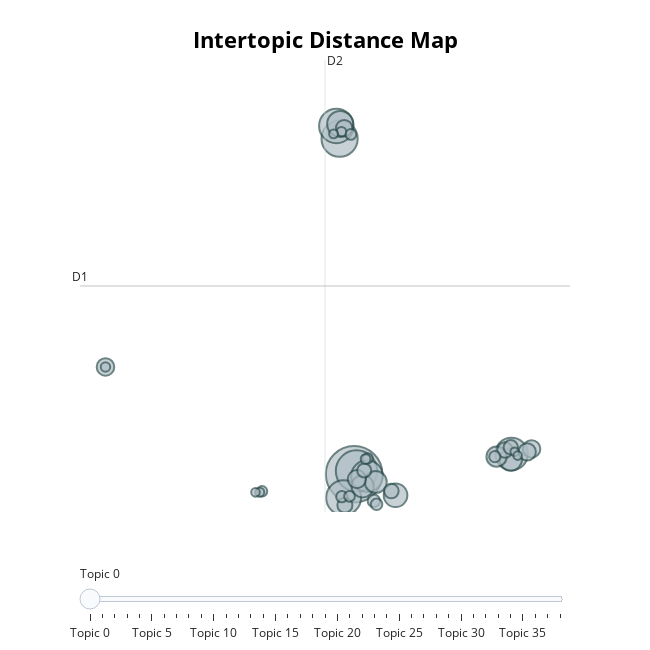

The notebook cell saved with this chart:
### Code cell
bert_topic_model2.reduce_topics(bert_text_list, nr_topics=40)
bert_topic_model2.visualize_topics()

### Figure 1 — Plotly figure (JSON) as saved in the notebook; plotly's stock layout.template omitted (floating-point values rounded to 4 significant figures)
{"data": [{"customdata": [[0, "market | ai | data | intelligence | global", 2235], [1, "health | ai | clinical | care | medical", 1193], [2, "rawpixel | jpeg | px 300 | px | 300", 913], [3, "price | share price | share | stock | stocks", 849], [4, "gpt | chat | chat gpt | ai | microsoft", 832], [5, "ai | intelligence | security | artificial | artificial intelligence", 745], [6, "nvidia | ai | edge | amd | us", 700], [7, "ai | image | video | images | art", 471], [8, "india | ai | news | dh | indian", 390], [9, "students | education | ai | school | gpt", 351], [10, "china | ai | chinese | baidu | us", 347], [11, "energy | ai | data | water | power", 337], [12, "legal | ai | law | court | open", 286], [13, "insurance | quotes | drivers | driving | ai", 234], [14, "sports | nfl | home | ai | game", 215], [15, "altman | open ai | open | sam | sam altman", 214], [16, "musk | elon | elon musk | ai | open", 211], [17, "music | ai | song | beatles | artists", 193], [18, "air | radio | air playing | playing | npr", 169], [19, "gold | sie | ai | 100 | company", 158], [20, "uae | saudi | press | dubai | global", 149], [21, "eu | ai | act | european | ai act", 145], [22, "apple | iphone | ai | os | new", 139], [23, "retail | ai | shopping | retailers | ecommerce", 108], [24, "food | ai | beer | restaurant | kitchen", 93], [25, "philanthropic | foundation | community | republic | communities", 89], [26, "actors | strike | sag | ai | aftra", 89], [27, "traded | btc | dollar | dollar trades | trades", 81], [28, "game | games | gaming | ai | np cs", 81], [29, "samsung | galaxy | ai | galaxy ai | galaxy 24", 75], [30, "salary | data scientist | scientist | compensation | data", 75], [31, "data | science | data science | course | certificate", 67], [32, "ai | sydney morning | sydney | party ad | rd party ad", 63], [33, "kev | da | ai | ana | fou", 63], [34, "best | zdnet | smart | tvs | gaming", 58], [35, "bahamas | art | bahamas ai | bahamas ai art | ai art", 56], [36, "lg | tv | menu toggle | toggle | menu", 52], [37, "church | gloo | pope | sermon | francis", 51], [38, "california | bill | ai | state | newsom", 51]], "hovertemplate": "<b>Topic %{customdata[0]}</b><br>%{customdata[1]}<br>Size: %{customdata[2]}", "legendgroup": "", "marker": {"color": "#B0BEC5", "line": {"color": "DarkSlateGrey", "width": 2}, "size": [2235, 1193, 913, 849, 832, 745, 700, 471, 390, 351, 347, 337, 286, 234, 215, 214, 211, 193, 169, 158, 149, 145, 139, 108, 93, 89, 89, 81, 81, 75, 75, 67, 63, 63, 58, 56, 52, 51, 51], "sizemode": "area", "sizeref": 1.397, "symbol": "circle"}, "mode": "markers", "name": "", "orientation": "v", "showlegend": false, "type": "scatter", "x": [3.978, 4.096, 3.244, 3.446, 3.08, 11.92, 4.628, 3.272, 6.067, 11.88, 4.406, 5.068, 11.17, 4.118, -8.571, 12.93, 12.71, 3.477, 11.59, 3.511, 5.856, 11.88, 4.487, 4.973, 5.109, 3.355, 11.08, 3.745, 3.812, -0.6699, 4.66, 4.557, -8.572, 3.338, -0.7882, 2.94, -1.002, 12.08, 12.23], "xaxis": "x", "y": [3.986, 4.162, 21.57, 2.759, 22.23, 5.044, 3.894, 22.34, 2.89, 4.757, 3.358, 3.583, 4.91, 3.736, 9.609, 5.317, 5.162, 22.11, 5.263, 2.367, 3.11, 5.399, 4.185, 2.598, 2.414, 2.814, 4.91, 2.836, 21.79, 3.098, 4.819, 4.786, 9.609, 21.93, 3.045, 21.82, 3.041, 5.169, 4.965], "yaxis": "y"}], "layout": {"annotations": [{"showarrow": false, "text": "D1", "x": -9.858, "y": 13.85, "yshift": 10}, {"showarrow": false, "text": "D2", "x": 2.507, "xshift": 10, "y": 25.69}], "height": 650, "hoverlabel": {"bgcolor": "white", "font": {"family": "Rockwell", "size": 16}}, "legend": {"itemsizing": "constant", "tracegroupgap": 0}, "margin": {"t": 60}, "shapes": [{"line": {"color": "#CFD8DC", "width": 2}, "type": "line", "x0": 2.507, "x1": 2.507, "y0": 2.012, "y1": 25.69}, {"line": {"color": "#9E9E9E", "width": 2}, "type": "line", "x0": -9.858, "x1": 14.87, "y0": 13.85, "y1": 13.85}], "sliders": [{"active": 0, "pad": {"t": 50}, "steps": [{"args": [{"marker.color": [["red", "#B0BEC5", "#B0BEC5", "#B0BEC5", "#B0BEC5", "#B0BEC5", "#B0BEC5", "#B0BEC5", "#B0BEC5", "#B0BEC5", "#B0BEC5", "#B0BEC5", "#B0BEC5", "#B0BEC5", "#B0BEC5", "#B0BEC5", "#B0BEC5", "#B0BEC5", "#B0BEC5", "#B0BEC5", "#B0BEC5", "#B0BEC5", "#B0BEC5", "#B0BEC5", "#B0BEC5", "#B0BEC5", "#B0BEC5", "#B0BEC5", "#B0BEC5", "#B0BEC5", "#B0BEC5", "#B0BEC5", "#B0BEC5", "#B0BEC5", "#B0BEC5", "#B0BEC5", "#B0BEC5", "#B0BEC5", "#B0BEC5"]]}], "label": "Topic 0", "method": "update"}, {"args": [{"marker.color": [["#B0BEC5", "red", "#B0BEC5", "#B0BEC5", "#B0BEC5", "#B0BEC5", "#B0BEC5", "#B0BEC5", "#B0BEC5", "#B0BEC5", "#B0BEC5", "#B0BEC5", "#B0BEC5", "#B0BEC5", "#B0BEC5", "#B0BEC5", "#B0BEC5", "#B0BEC5", "#B0BEC5", "#B0BEC5", "#B0BEC5", "#B0BEC5", "#B0BEC5", "#B0BEC5", "#B0BEC5", "#B0BEC5", "#B0BEC5", "#B0BEC5", "#B0BEC5", "#B0BEC5", "#B0BEC5", "#B0BEC5", "#B0BEC5", "#B0BEC5", "#B0BEC5", "#B0BEC5", "#B0BEC5", "#B0BEC5", "#B0BEC5"]]}], "label": "Topic 1", "method": "update"}, {"args": [{"marker.color": [["#B0BEC5", "#B0BEC5", "red", "#B0BEC5", "#B0BEC5", "#B0BEC5", "#B0BEC5", "#B0BEC5", "#B0BEC5", "#B0BEC5", "#B0BEC5", "#B0BEC5", "#B0BEC5", "#B0BEC5", "#B0BEC5", "#B0BEC5", "#B0BEC5", "#B0BEC5", "#B0BEC5", "#B0BEC5", "#B0BEC5", "#B0BEC5", "#B0BEC5", "#B0BEC5", "#B0BEC5", "#B0BEC5", "#B0BEC5", "#B0BEC5", "#B0BEC5", "#B0BEC5", "#B0BEC5", "#B0BEC5", "#B0BEC5", "#B0BEC5", "#B0BEC5", "#B0BEC5", "#B0BEC5", "#B0BEC5", "#B0BEC5"]]}], "label": "Topic 2", "method": "update"}, {"args": [{"marker.color": [["#B0BEC5", "#B0BEC5", "#B0BEC5", "red", "#B0BEC5", "#B0BEC5", "#B0BEC5", "#B0BEC5", "#B0BEC5", "#B0BEC5", "#B0BEC5", "#B0BEC5", "#B0BEC5", "#B0BEC5", "#B0BEC5", "#B0BEC5", "#B0BEC5", "#B0BEC5", "#B0BEC5", "#B0BEC5", "#B0BEC5", "#B0BEC5", "#B0BEC5", "#B0BEC5", "#B0BEC5", "#B0BEC5", "#B0BEC5", "#B0BEC5", "#B0BEC5", "#B0BEC5", "#B0BEC5", "#B0BEC5", "#B0BEC5", "#B0BEC5", "#B0BEC5", "#B0BEC5", "#B0BEC5", "#B0BEC5", "#B0BEC5"]]}], "label": "Topic 3", "method": "update"}, {"args": [{"marker.color": [["#B0BEC5", "#B0BEC5", "#B0BEC5", "#B0BEC5", "red", "#B0BEC5", "#B0BEC5", "#B0BEC5", "#B0BEC5", "#B0BEC5", "#B0BEC5", "#B0BEC5", "#B0BEC5", "#B0BEC5", "#B0BEC5", "#B0BEC5", "#B0BEC5", "#B0BEC5", "#B0BEC5", "#B0BEC5", "#B0BEC5", "#B0BEC5", "#B0BEC5", "#B0BEC5", "#B0BEC5", "#B0BEC5", "#B0BEC5", "#B0BEC5", "#B0BEC5", "#B0BEC5", "#B0BEC5", "#B0BEC5", "#B0BEC5", "#B0BEC5", "#B0BEC5", "#B0BEC5", "#B0BEC5", "#B0BEC5", "#B0BEC5"]]}], "label": "Topic 4", "method": "update"}, {"args": [{"marker.color": [["#B0BEC5", "#B0BEC5", "#B0BEC5", "#B0BEC5", "#B0BEC5", "red", "#B0BEC5", "#B0BEC5", "#B0BEC5", "#B0BEC5", "#B0BEC5", "#B0BEC5", "#B0BEC5", "#B0BEC5", "#B0BEC5", "#B0BEC5", "#B0BEC5", "#B0BEC5", "#B0BEC5", "#B0BEC5", "#B0BEC5", "#B0BEC5", "#B0BEC5", "#B0BEC5", "#B0BEC5", "#B0BEC5", "#B0BEC5", "#B0BEC5", "#B0BEC5", "#B0BEC5", "#B0BEC5", "#B0BEC5", "#B0BEC5", "#B0BEC5", "#B0BEC5", "#B0BEC5", "#B0BEC5", "#B0BEC5", "#B0BEC5"]]}], "label": "Topic 5", "method": "update"}, {"args": [{"marker.color": [["#B0BEC5", "#B0BEC5", "#B0BEC5", "#B0BEC5", "#B0BEC5", "#B0BEC5", "red", "#B0BEC5", "#B0BEC5", "#B0BEC5", "#B0BEC5", "#B0BEC5", "#B0BEC5", "#B0BEC5", "#B0BEC5", "#B0BEC5", "#B0BEC5", "#B0BEC5", "#B0BEC5", "#B0BEC5", "#B0BEC5", "#B0BEC5", "#B0BEC5", "#B0BEC5", "#B0BEC5", "#B0BEC5", "#B0BEC5", "#B0BEC5", "#B0BEC5", "#B0BEC5", "#B0BEC5", "#B0BEC5", "#B0BEC5", "#B0BEC5", "#B0BEC5", "#B0BEC5", "#B0BEC5", "#B0BEC5", "#B0BEC5"]]}], "label": "Topic 6", "method": "update"}, {"args": [{"marker.color": [["#B0BEC5", "#B0BEC5", "#B0BEC5", "#B0BEC5", "#B0BEC5", "#B0BEC5", "#B0BEC5", "red", "#B0BEC5", "#B0BEC5", "#B0BEC5", "#B0BEC5", "#B0BEC5", "#B0BEC5", "#B0BEC5", "#B0BEC5", "#B0BEC5", "#B0BEC5", "#B0BEC5", "#B0BEC5", "#B0BEC5", "#B0BEC5", "#B0BEC5", "#B0BEC5", "#B0BEC5", "#B0BEC5", "#B0BEC5", "#B0BEC5", "#B0BEC5", "#B0BEC5", "#B0BEC5", "#B0BEC5", "#B0BEC5", "#B0BEC5", "#B0BEC5", "#B0BEC5", "#B0BEC5", "#B0BEC5", "#B0BEC5"]]}], "label": "Topic 7", "method": "update"}, {"args": [{"marker.color": [["#B0BEC5", "#B0BEC5", "#B0BEC5", "#B0BEC5", "#B0BEC5", "#B0BEC5", "#B0BEC5", "#B0BEC5", "red", "#B0BEC5", "#B0BEC5", "#B0BEC5", "#B0BEC5", "#B0BEC5", "#B0BEC5", "#B0BEC5", "#B0BEC5", "#B0BEC5", "#B0BEC5", "#B0BEC5", "#B0BEC5", "#B0BEC5", "#B0BEC5", "#B0BEC5", "#B0BEC5", "#B0BEC5", "#B0BEC5", "#B0BEC5", "#B0BEC5", "#B0BEC5", "#B0BEC5", "#B0BEC5", "#B0BEC5", "#B0BEC5", "#B0BEC5", "#B0BEC5", "#B0BEC5", "#B0BEC5", "#B0BEC5"]]}], "label": "Topic 8", "method": "update"}, {"args": [{"marker.color": [["#B0BEC5", "#B0BEC5", "#B0BEC5", "#B0BEC5", "#B0BEC5", "#B0BEC5", "#B0BEC5", "#B0BEC5", "#B0BEC5", "red", "#B0BEC5", "#B0BEC5", "#B0BEC5", "#B0BEC5", "#B0BEC5", "#B0BEC5", "#B0BEC5", "#B0BEC5", "#B0BEC5", "#B0BEC5", "#B0BEC5", "#B0BEC5", "#B0BEC5", "#B0BEC5", "#B0BEC5", "#B0BEC5", "#B0BEC5", "#B0BEC5", "#B0BEC5", "#B0BEC5", "#B0BEC5", "#B0BEC5", "#B0BEC5", "#B0BEC5", "#B0BEC5", "#B0BEC5", "#B0BEC5", "#B0BEC5", "#B0BEC5"]]}], "label": "Topic 9", "method": "update"}, {"args": [{"marker.color": [["#B0BEC5", "#B0BEC5", "#B0BEC5", "#B0BEC5", "#B0BEC5", "#B0BEC5", "#B0BEC5", "#B0BEC5", "#B0BEC5", "#B0BEC5", "red", "#B0BEC5", "#B0BEC5", "#B0BEC5", "#B0BEC5", "#B0BEC5", "#B0BEC5", "#B0BEC5", "#B0BEC5", "#B0BEC5", "#B0BEC5", "#B0BEC5", "#B0BEC5", "#B0BEC5", "#B0BEC5", "#B0BEC5", "#B0BEC5", "#B0BEC5", "#B0BEC5", "#B0BEC5", "#B0BEC5", "#B0BEC5", "#B0BEC5", "#B0BEC5", "#B0BEC5", "#B0BEC5", "#B0BEC5", "#B0BEC5", "#B0BEC5"]]}], "label": "Topic 10", "method": "update"}, {"args": [{"marker.color": [["#B0BEC5", "#B0BEC5", "#B0BEC5", "#B0BEC5", "#B0BEC5", "#B0BEC5", "#B0BEC5", "#B0BEC5", "#B0BEC5", "#B0BEC5", "#B0BEC5", "red", "#B0BEC5", "#B0BEC5", "#B0BEC5", "#B0BEC5", "#B0BEC5", "#B0BEC5", "#B0BEC5", "#B0BEC5", "#B0BEC5", "#B0BEC5", "#B0BEC5", "#B0BEC5", "#B0BEC5", "#B0BEC5", "#B0BEC5", "#B0BEC5", "#B0BEC5", "#B0BEC5", "#B0BEC5", "#B0BEC5", "#B0BEC5", "#B0BEC5", "#B0BEC5", "#B0BEC5", "#B0BEC5", "#B0BEC5", "#B0BEC5"]]}], "label": "Topic 11", "method": "update"}, {"args": [{"marker.color": [["#B0BEC5", "#B0BEC5", "#B0BEC5", "#B0BEC5", "#B0BEC5", "#B0BEC5", "#B0BEC5", "#B0BEC5", "#B0BEC5", "#B0BEC5", "#B0BEC5", "#B0BEC5", "red", "#B0BEC5", "#B0BEC5", "#B0BEC5", "#B0BEC5", "#B0BEC5", "#B0BEC5", "#B0BEC5", "#B0BEC5", "#B0BEC5", "#B0BEC5", "#B0BEC5", "#B0BEC5", "#B0BEC5", "#B0BEC5", "#B0BEC5", "#B0BEC5", "#B0BEC5", "#B0BEC5", "#B0BEC5", "#B0BEC5", "#B0BEC5", "#B0BEC5", "#B0BEC5", "#B0BEC5", "#B0BEC5", "#B0BEC5"]]}], "label": "Topic 12", "method": "update"}, {"args": [{"marker.color": [["#B0BEC5", "#B0BEC5", "#B0BEC5", "#B0BEC5", "#B0BEC5", "#B0BEC5", "#B0BEC5", "#B0BEC5", "#B0BEC5", "#B0BEC5", "#B0BEC5", "#B0BEC5", "#B0BEC5", "red", "#B0BEC5", "#B0BEC5", "#B0BEC5", "#B0BEC5", "#B0BEC5", "#B0BEC5", "#B0BEC5", "#B0BEC5", "#B0BEC5", "#B0BEC5", "#B0BEC5", "#B0BEC5", "#B0BEC5", "#B0BEC5", "#B0BEC5", "#B0BEC5", "#B0BEC5", "#B0BEC5", "#B0BEC5", "#B0BEC5", "#B0BEC5", "#B0BEC5", "#B0BEC5", "#B0BEC5", "#B0BEC5"]]}], "label": "Topic 13", "method": "update"}, {"args": [{"marker.color": [["#B0BEC5", "#B0BEC5", "#B0BEC5", "#B0BEC5", "#B0BEC5", "#B0BEC5", "#B0BEC5", "#B0BEC5", "#B0BEC5", "#B0BEC5", "#B0BEC5", "#B0BEC5", "#B0BEC5", "#B0BEC5", "red", "#B0BEC5", "#B0BEC5", "#B0BEC5", "#B0BEC5", "#B0BEC5", "#B0BEC5", "#B0BEC5", "#B0BEC5", "#B0BEC5", "#B0BEC5", "#B0BEC5", "#B0BEC5", "#B0BEC5", "#B0BEC5", "#B0BEC5", "#B0BEC5", "#B0BEC5", "#B0BEC5", "#B0BEC5", "#B0BEC5", "#B0BEC5", "#B0BEC5", "#B0BEC5", "#B0BEC5"]]}], "label": "Topic 14", "method": "update"}, {"args": [{"marker.color": [["#B0BEC5", "#B0BEC5", "#B0BEC5", "#B0BEC5", "#B0BEC5", "#B0BEC5", "#B0BEC5", "#B0BEC5", "#B0BEC5", "#B0BEC5", "#B0BEC5", "#B0BEC5", "#B0BEC5", "#B0BEC5", "#B0BEC5", "red", "#B0BEC5", "#B0BEC5", "#B0BEC5", "#B0BEC5", "#B0BEC5", "#B0BEC5", "#B0BEC5", "#B0BEC5", "#B0BEC5", "#B0BEC5", "#B0BEC5", "#B0BEC5", "#B0BEC5", "#B0BEC5", "#B0BEC5", "#B0BEC5", "#B0BEC5", "#B0BEC5", "#B0BEC5", "#B0BEC5", "#B0BEC5", "#B0BEC5", "#B0BEC5"]]}], "label": "Topic 15", "method": "update"}, {"args": [{"marker.color": [["#B0BEC5", "#B0BEC5", "#B0BEC5", "#B0BEC5", "#B0BEC5", "#B0BEC5", "#B0BEC5", "#B0BEC5", "#B0BEC5", "#B0BEC5", "#B0BEC5", "#B0BEC5", "#B0BEC5", "#B0BEC5", "#B0BEC5", "#B0BEC5", "red", "#B0BEC5", "#B0BEC5", "#B0BEC5", "#B0BEC5", "#B0BEC5", "#B0BEC5", "#B0BEC5", "#B0BEC5", "#B0BEC5", "#B0BEC5", "#B0BEC5", "#B0BEC5", "#B0BEC5", "#B0BEC5", "#B0BEC5", "#B0BEC5", "#B0BEC5", "#B0BEC5", "#B0BEC5", "#B0BEC5", "#B0BEC5", "#B0BEC5"]]}], "label": "Topic 16", "method": "update"}, {"args": [{"marker.color": [["#B0BEC5", "#B0BEC5", "#B0BEC5", "#B0BEC5", "#B0BEC5", "#B0BEC5", "#B0BEC5", "#B0BEC5", "#B0BEC5", "#B0BEC5", "#B0BEC5", "#B0BEC5", "#B0BEC5", "#B0BEC5", "#B0BEC5", "#B0BEC5", "#B0BEC5", "red", "#B0BEC5", "#B0BEC5", "#B0BEC5", "#B0BEC5", "#B0BEC5", "#B0BEC5", "#B0BEC5", "#B0BEC5", "#B0BEC5", "#B0BEC5", "#B0BEC5", "#B0BEC5", "#B0BEC5", "#B0BEC5", "#B0BEC5", "#B0BEC5", "#B0BEC5", "#B0BEC5", "#B0BEC5", "#B0BEC5", "#B0BEC5"]]}], "label": "Topic 17", "method": "update"}, {"args": [{"marker.color": [["#B0BEC5", "#B0BEC5", "#B0BEC5", "#B0BEC5", "#B0BEC5", "#B0BEC5", "#B0BEC5", "#B0BEC5", "#B0BEC5", "#B0BEC5", "#B0BEC5", "#B0BEC5", "#B0BEC5", "#B0BEC5", "#B0BEC5", "#B0BEC5", "#B0BEC5", "#B0BEC5", "red", "#B0BEC5", "#B0BEC5", "#B0BEC5", "#B0BEC5", "#B0BEC5", "#B0BEC5", "#B0BEC5", "#B0BEC5", "#B0BEC5", "#B0BEC5", "#B0BEC5", "#B0BEC5", "#B0BEC5", "#B0BEC5", "#B0BEC5", "#B0BEC5", "#B0BEC5", "#B0BEC5", "#B0BEC5", "#B0BEC5"]]}], "label": "Topic 18", "method": "update"}, {"args": [{"marker.color": [["#B0BEC5", "#B0BEC5", "#B0BEC5", "#B0BEC5", "#B0BEC5", "#B0BEC5", "#B0BEC5", "#B0BEC5", "#B0BEC5", "#B0BEC5", "#B0BEC5", "#B0BEC5", "#B0BEC5", "#B0BEC5", "#B0BEC5", "#B0BEC5", "#B0BEC5", "#B0BEC5", "#B0BEC5", "red", "#B0BEC5", "#B0BEC5", "#B0BEC5", "#B0BEC5", "#B0BEC5", "#B0BEC5", "#B0BEC5", "#B0BEC5", "#B0BEC5", "#B0BEC5", "#B0BEC5", "#B0BEC5", "#B0BEC5", "#B0BEC5", "#B0BEC5", "#B0BEC5", "#B0BEC5", "#B0BEC5", "#B0BEC5"]]}], "label": "Topic 19", "method": "update"}, {"args": [{"marker.color": [["#B0BEC5", "#B0BEC5", "#B0BEC5", "#B0BEC5", "#B0BEC5", "#B0BEC5", "#B0BEC5", "#B0BEC5", "#B0BEC5", "#B0BEC5", "#B0BEC5", "#B0BEC5", "#B0BEC5", "#B0BEC5", "#B0BEC5", "#B0BEC5", "#B0BEC5", "#B0BEC5", "#B0BEC5", "#B0BEC5", "red", "#B0BEC5", "#B0BEC5", "#B0BEC5", "#B0BEC5", "#B0BEC5", "#B0BEC5", "#B0BEC5", "#B0BEC5", "#B0BEC5", "#B0BEC5", "#B0BEC5", "#B0BEC5", "#B0BEC5", "#B0BEC5", "#B0BEC5", "#B0BEC5", "#B0BEC5", "#B0BEC5"]]}], "label": "Topic 20", "method": "update"}, {"args": [{"marker.color": [["#B0BEC5", "#B0BEC5", "#B0BEC5", "#B0BEC5", "#B0BEC5", "#B0BEC5", "#B0BEC5", "#B0BEC5", "#B0BEC5", "#B0BEC5", "#B0BEC5", "#B0BEC5", "#B0BEC5", "#B0BEC5", "#B0BEC5", "#B0BEC5", "#B0BEC5", "#B0BEC5", "#B0BEC5", "#B0BEC5", "#B0BEC5", "red", "#B0BEC5", "#B0BEC5", "#B0BEC5", "#B0BEC5", "#B0BEC5", "#B0BEC5", "#B0BEC5", "#B0BEC5", "#B0BEC5", "#B0BEC5", "#B0BEC5", "#B0BEC5", "#B0BEC5", "#B0BEC5", "#B0BEC5", "#B0BEC5", "#B0BEC5"]]}], "label": "Topic 21", "method": "update"}, {"args": [{"marker.color": [["#B0BEC5", "#B0BEC5", "#B0BEC5", "#B0BEC5", "#B0BEC5", "#B0BEC5", "#B0BEC5", "#B0BEC5", "#B0BEC5", "#B0BEC5", "#B0BEC5", "#B0BEC5", "#B0BEC5", "#B0BEC5", "#B0BEC5", "#B0BEC5", "#B0BEC5", "#B0BEC5", "#B0BEC5", "#B0BEC5", "#B0BEC5", "#B0BEC5", "red", "#B0BEC5", "#B0BEC5", "#B0BEC5", "#B0BEC5", "#B0BEC5", "#B0BEC5", "#B0BEC5", "#B0BEC5", "#B0BEC5", "#B0BEC5", "#B0BEC5", "#B0BEC5", "#B0BEC5", "#B0BEC5", "#B0BEC5", "#B0BEC5"]]}], "label": "Topic 22", "method": "update"}, {"args": [{"marker.color": [["#B0BEC5", "#B0BEC5", "#B0BEC5", "#B0BEC5", "#B0BEC5", "#B0BEC5", "#B0BEC5", "#B0BEC5", "#B0BEC5", "#B0BEC5", "#B0BEC5", "#B0BEC5", "#B0BEC5", "#B0BEC5", "#B0BEC5", "#B0BEC5", "#B0BEC5", "#B0BEC5", "#B0BEC5", "#B0BEC5", "#B0BEC5", "#B0BEC5", "#B0BEC5", "red", "#B0BEC5", "#B0BEC5", "#B0BEC5", "#B0BEC5", "#B0BEC5", "#B0BEC5", "#B0BEC5", "#B0BEC5", "#B0BEC5", "#B0BEC5", "#B0BEC5", "#B0BEC5", "#B0BEC5", "#B0BEC5", "#B0BEC5"]]}], "label": "Topic 23", "method": "update"}, {"args": [{"marker.color": [["#B0BEC5", "#B0BEC5", "#B0BEC5", "#B0BEC5", "#B0BEC5", "#B0BEC5", "#B0BEC5", "#B0BEC5", "#B0BEC5", "#B0BEC5", "#B0BEC5", "#B0BEC5", "#B0BEC5", "#B0BEC5", "#B0BEC5", "#B0BEC5", "#B0BEC5", "#B0BEC5", "#B0BEC5", "#B0BEC5", "#B0BEC5", "#B0BEC5", "#B0BEC5", "#B0BEC5", "red", "#B0BEC5", "#B0BEC5", "#B0BEC5", "#B0BEC5", "#B0BEC5", "#B0BEC5", "#B0BEC5", "#B0BEC5", "#B0BEC5", "#B0BEC5", "#B0BEC5", "#B0BEC5", "#B0BEC5", "#B0BEC5"]]}], "label": "Topic 24", "method": "update"}, {"args": [{"marker.color": [["#B0BEC5", "#B0BEC5", "#B0BEC5", "#B0BEC5", "#B0BEC5", "#B0BEC5", "#B0BEC5", "#B0BEC5", "#B0BEC5", "#B0BEC5", "#B0BEC5", "#B0BEC5", "#B0BEC5", "#B0BEC5", "#B0BEC5", "#B0BEC5", "#B0BEC5", "#B0BEC5", "#B0BEC5", "#B0BEC5", "#B0BEC5", "#B0BEC5", "#B0BEC5", "#B0BEC5", "#B0BEC5", "red", "#B0BEC5", "#B0BEC5", "#B0BEC5", "#B0BEC5", "#B0BEC5", "#B0BEC5", "#B0BEC5", "#B0BEC5", "#B0BEC5", "#B0BEC5", "#B0BEC5", "#B0BEC5", "#B0BEC5"]]}], "label": "Topic 25", "method": "update"}, {"args": [{"marker.color": [["#B0BEC5", "#B0BEC5", "#B0BEC5", "#B0BEC5", "#B0BEC5", "#B0BEC5", "#B0BEC5", "#B0BEC5", "#B0BEC5", "#B0BEC5", "#B0BEC5", "#B0BEC5", "#B0BEC5", "#B0BEC5", "#B0BEC5", "#B0BEC5", "#B0BEC5", "#B0BEC5", "#B0BEC5", "#B0BEC5", "#B0BEC5", "#B0BEC5", "#B0BEC5", "#B0BEC5", "#B0BEC5", "#B0BEC5", "red", "#B0BEC5", "#B0BEC5", "#B0BEC5", "#B0BEC5", "#B0BEC5", "#B0BEC5", "#B0BEC5", "#B0BEC5", "#B0BEC5", "#B0BEC5", "#B0BEC5", "#B0BEC5"]]}], "label": "Topic 26", "method": "update"}, {"args": [{"marker.color": [["#B0BEC5", "#B0BEC5", "#B0BEC5", "#B0BEC5", "#B0BEC5", "#B0BEC5", "#B0BEC5", "#B0BEC5", "#B0BEC5", "#B0BEC5", "#B0BEC5", "#B0BEC5", "#B0BEC5", "#B0BEC5", "#B0BEC5", "#B0BEC5", "#B0BEC5", "#B0BEC5", "#B0BEC5", "#B0BEC5", "#B0BEC5", "#B0BEC5", "#B0BEC5", "#B0BEC5", "#B0BEC5", "#B0BEC5", "#B0BEC5", "red", "#B0BEC5", "#B0BEC5", "#B0BEC5", "#B0BEC5", "#B0BEC5", "#B0BEC5", "#B0BEC5", "#B0BEC5", "#B0BEC5", "#B0BEC5", "#B0BEC5"]]}], "label": "Topic 27", "method": "update"}, {"args": [{"marker.color": [["#B0BEC5", "#B0BEC5", "#B0BEC5", "#B0BEC5", "#B0BEC5", "#B0BEC5", "#B0BEC5", "#B0BEC5", "#B0BEC5", "#B0BEC5", "#B0BEC5", "#B0BEC5", "#B0BEC5", "#B0BEC5", "#B0BEC5", "#B0BEC5", "#B0BEC5", "#B0BEC5", "#B0BEC5", "#B0BEC5", "#B0BEC5", "#B0BEC5", "#B0BEC5", "#B0BEC5", "#B0BEC5", "#B0BEC5", "#B0BEC5", "#B0BEC5", "red", "#B0BEC5", "#B0BEC5", "#B0BEC5", "#B0BEC5", "#B0BEC5", "#B0BEC5", "#B0BEC5", "#B0BEC5", "#B0BEC5", "#B0BEC5"]]}], "label": "Topic 28", "method": "update"}, {"args": [{"marker.color": [["#B0BEC5", "#B0BEC5", "#B0BEC5", "#B0BEC5", "#B0BEC5", "#B0BEC5", "#B0BEC5", "#B0BEC5", "#B0BEC5", "#B0BEC5", "#B0BEC5", "#B0BEC5", "#B0BEC5", "#B0BEC5", "#B0BEC5", "#B0BEC5", "#B0BEC5", "#B0BEC5", "#B0BEC5", "#B0BEC5", "#B0BEC5", "#B0BEC5", "#B0BEC5", "#B0BEC5", "#B0BEC5", "#B0BEC5", "#B0BEC5", "#B0BEC5", "#B0BEC5", "red", "#B0BEC5", "#B0BEC5", "#B0BEC5", "#B0BEC5", "#B0BEC5", "#B0BEC5", "#B0BEC5", "#B0BEC5", "#B0BEC5"]]}], "label": "Topic 29", "method": "update"}, {"args": [{"marker.color": [["#B0BEC5", "#B0BEC5", "#B0BEC5", "#B0BEC5", "#B0BEC5", "#B0BEC5", "#B0BEC5", "#B0BEC5", "#B0BEC5", "#B0BEC5", "#B0BEC5", "#B0BEC5", "#B0BEC5", "#B0BEC5", "#B0BEC5", "#B0BEC5", "#B0BEC5", "#B0BEC5", "#B0BEC5", "#B0BEC5", "#B0BEC5", "#B0BEC5", "#B0BEC5", "#B0BEC5", "#B0BEC5", "#B0BEC5", "#B0BEC5", "#B0BEC5", "#B0BEC5", "#B0BEC5", "red", "#B0BEC5", "#B0BEC5", "#B0BEC5", "#B0BEC5", "#B0BEC5", "#B0BEC5", "#B0BEC5", "#B0BEC5"]]}], "label": "Topic 30", "method": "update"}, {"args": [{"marker.color": [["#B0BEC5", "#B0BEC5", "#B0BEC5", "#B0BEC5", "#B0BEC5", "#B0BEC5", "#B0BEC5", "#B0BEC5", "#B0BEC5", "#B0BEC5", "#B0BEC5", "#B0BEC5", "#B0BEC5", "#B0BEC5", "#B0BEC5", "#B0BEC5", "#B0BEC5", "#B0BEC5", "#B0BEC5", "#B0BEC5", "#B0BEC5", "#B0BEC5", "#B0BEC5", "#B0BEC5", "#B0BEC5", "#B0BEC5", "#B0BEC5", "#B0BEC5", "#B0BEC5", "#B0BEC5", "#B0BEC5", "red", "#B0BEC5", "#B0BEC5", "#B0BEC5", "#B0BEC5", "#B0BEC5", "#B0BEC5", "#B0BEC5"]]}], "label": "Topic 31", "method": "update"}, {"args": [{"marker.color": [["#B0BEC5", "#B0BEC5", "#B0BEC5", "#B0BEC5", "#B0BEC5", "#B0BEC5", "#B0BEC5", "#B0BEC5", "#B0BEC5", "#B0BEC5", "#B0BEC5", "#B0BEC5", "#B0BEC5", "#B0BEC5", "#B0BEC5", "#B0BEC5", "#B0BEC5", "#B0BEC5", "#B0BEC5", "#B0BEC5", "#B0BEC5", "#B0BEC5", "#B0BEC5", "#B0BEC5", "#B0BEC5", "#B0BEC5", "#B0BEC5", "#B0BEC5", "#B0BEC5", "#B0BEC5", "#B0BEC5", "#B0BEC5", "red", "#B0BEC5", "#B0BEC5", "#B0BEC5", "#B0BEC5", "#B0BEC5", "#B0BEC5"]]}], "label": "Topic 32", "method": "update"}, {"args": [{"marker.color": [["#B0BEC5", "#B0BEC5", "#B0BEC5", "#B0BEC5", "#B0BEC5", "#B0BEC5", "#B0BEC5", "#B0BEC5", "#B0BEC5", "#B0BEC5", "#B0BEC5", "#B0BEC5", "#B0BEC5", "#B0BEC5", "#B0BEC5", "#B0BEC5", "#B0BEC5", "#B0BEC5", "#B0BEC5", "#B0BEC5", "#B0BEC5", "#B0BEC5", "#B0BEC5", "#B0BEC5", "#B0BEC5", "#B0BEC5", "#B0BEC5", "#B0BEC5", "#B0BEC5", "#B0BEC5", "#B0BEC5", "#B0BEC5", "#B0BEC5", "red", "#B0BEC5", "#B0BEC5", "#B0BEC5", "#B0BEC5", "#B0BEC5"]]}], "label": "Topic 33", "method": "update"}, {"args": [{"marker.color": [["#B0BEC5", "#B0BEC5", "#B0BEC5", "#B0BEC5", "#B0BEC5", "#B0BEC5", "#B0BEC5", "#B0BEC5", "#B0BEC5", "#B0BEC5", "#B0BEC5", "#B0BEC5", "#B0BEC5", "#B0BEC5", "#B0BEC5", "#B0BEC5", "#B0BEC5", "#B0BEC5", "#B0BEC5", "#B0BEC5", "#B0BEC5", "#B0BEC5", "#B0BEC5", "#B0BEC5", "#B0BEC5", "#B0BEC5", "#B0BEC5", "#B0BEC5", "#B0BEC5", "#B0BEC5", "#B0BEC5", "#B0BEC5", "#B0BEC5", "#B0BEC5", "red", "#B0BEC5", "#B0BEC5", "#B0BEC5", "#B0BEC5"]]}], "label": "Topic 34", "method": "update"}, {"args": [{"marker.color": [["#B0BEC5", "#B0BEC5", "#B0BEC5", "#B0BEC5", "#B0BEC5", "#B0BEC5", "#B0BEC5", "#B0BEC5", "#B0BEC5", "#B0BEC5", "#B0BEC5", "#B0BEC5", "#B0BEC5", "#B0BEC5", "#B0BEC5", "#B0BEC5", "#B0BEC5", "#B0BEC5", "#B0BEC5", "#B0BEC5", "#B0BEC5", "#B0BEC5", "#B0BEC5", "#B0BEC5", "#B0BEC5", "#B0BEC5", "#B0BEC5", "#B0BEC5", "#B0BEC5", "#B0BEC5", "#B0BEC5", "#B0BEC5", "#B0BEC5", "#B0BEC5", "#B0BEC5", "red", "#B0BEC5", "#B0BEC5", "#B0BEC5"]]}], "label": "Topic 35", "method": "update"}, {"args": [{"marker.color": [["#B0BEC5", "#B0BEC5", "#B0BEC5", "#B0BEC5", "#B0BEC5", "#B0BEC5", "#B0BEC5", "#B0BEC5", "#B0BEC5", "#B0BEC5", "#B0BEC5", "#B0BEC5", "#B0BEC5", "#B0BEC5", "#B0BEC5", "#B0BEC5", "#B0BEC5", "#B0BEC5", "#B0BEC5", "#B0BEC5", "#B0BEC5", "#B0BEC5", "#B0BEC5", "#B0BEC5", "#B0BEC5", "#B0BEC5", "#B0BEC5", "#B0BEC5", "#B0BEC5", "#B0BEC5", "#B0BEC5", "#B0BEC5", "#B0BEC5", "#B0BEC5", "#B0BEC5", "#B0BEC5", "red", "#B0BEC5", "#B0BEC5"]]}], "label": "Topic 36", "method": "update"}, {"args": [{"marker.color": [["#B0BEC5", "#B0BEC5", "#B0BEC5", "#B0BEC5", "#B0BEC5", "#B0BEC5", "#B0BEC5", "#B0BEC5", "#B0BEC5", "#B0BEC5", "#B0BEC5", "#B0BEC5", "#B0BEC5", "#B0BEC5", "#B0BEC5", "#B0BEC5", "#B0BEC5", "#B0BEC5", "#B0BEC5", "#B0BEC5", "#B0BEC5", "#B0BEC5", "#B0BEC5", "#B0BEC5", "#B0BEC5", "#B0BEC5", "#B0BEC5", "#B0BEC5", "#B0BEC5", "#B0BEC5", "#B0BEC5", "#B0BEC5", "#B0BEC5", "#B0BEC5", "#B0BEC5", "#B0BEC5", "#B0BEC5", "red", "#B0BEC5"]]}], "label": "Topic 37", "method": "update"}, {"args": [{"marker.color": [["#B0BEC5", "#B0BEC5", "#B0BEC5", "#B0BEC5", "#B0BEC5", "#B0BEC5", "#B0BEC5", "#B0BEC5", "#B0BEC5", "#B0BEC5", "#B0BEC5", "#B0BEC5", "#B0BEC5", "#B0BEC5", "#B0BEC5", "#B0BEC5", "#B0BEC5", "#B0BEC5", "#B0BEC5", "#B0BEC5", "#B0BEC5", "#B0BEC5", "#B0BEC5", "#B0BEC5", "#B0BEC5", "#B0BEC5", "#B0BEC5", "#B0BEC5", "#B0BEC5", "#B0BEC5", "#B0BEC5", "#B0BEC5", "#B0BEC5", "#B0BEC5", "#B0BEC5", "#B0BEC5", "#B0BEC5", "#B0BEC5", "red"]]}], "label": "Topic 38", "method": "update"}]}], "title": {"font": {"color": "Black", "size": 22}, "text": "<b>Intertopic Distance Map</b>", "x": 0.5, "xanchor": "center", "y": 0.95, "yanchor": "top"}, "width": 650, "xaxis": {"anchor": "y", "domain": [0, 1], "range": [-9.858, 14.87], "title": {"text": ""}, "visible": false}, "yaxis": {"anchor": "x", "domain": [0, 1], "range": [2.012, 25.69], "title": {"text": ""}, "visible": false}}}
